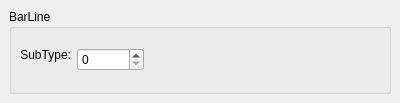
<ui version="4.0" >
 <author></author>
 <comment></comment>
 <exportmacro></exportmacro>
 <class>BarLineBase</class>
 <widget class="QWidget" name="BarLineBase" >
  <property name="geometry" >
   <rect>
    <x>0</x>
    <y>0</y>
    <width>400</width>
    <height>103</height>
   </rect>
  </property>
  <property name="windowTitle" >
   <string>Form</string>
  </property>
  <layout class="QVBoxLayout" >
   <property name="margin" >
    <number>9</number>
   </property>
   <property name="spacing" >
    <number>6</number>
   </property>
   <item>
    <widget class="QGroupBox" name="groupBox" >
     <property name="title" >
      <string>BarLine</string>
     </property>
     <property name="flat" >
      <bool>true</bool>
     </property>
     <layout class="QVBoxLayout" >
      <property name="margin" >
       <number>8</number>
      </property>
      <property name="spacing" >
       <number>6</number>
      </property>
      <item>
       <layout class="QHBoxLayout" >
        <property name="margin" >
         <number>0</number>
        </property>
        <property name="spacing" >
         <number>6</number>
        </property>
        <item>
         <widget class="QLabel" name="label" >
          <property name="text" >
           <string>SubType:</string>
          </property>
          <property name="textFormat" >
           <enum>Qt::PlainText</enum>
          </property>
          <property name="alignment" >
           <set>Qt::AlignRight</set>
          </property>
         </widget>
        </item>
        <item>
         <widget class="QSpinBox" name="subType" >
          <property name="maximum" >
           <number>999999</number>
          </property>
         </widget>
        </item>
        <item>
         <spacer>
          <property name="orientation" >
           <enum>Qt::Horizontal</enum>
          </property>
          <property name="sizeHint" >
           <size>
            <width>40</width>
            <height>20</height>
           </size>
          </property>
         </spacer>
        </item>
       </layout>
      </item>
     </layout>
    </widget>
   </item>
  </layout>
 </widget>
 <pixmapfunction></pixmapfunction>
 <resources/>
 <connections/>
</ui>
